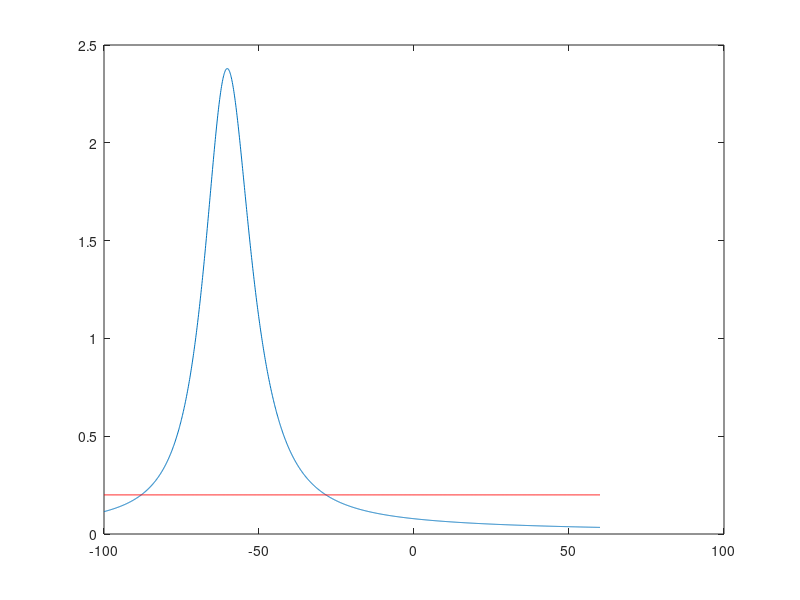
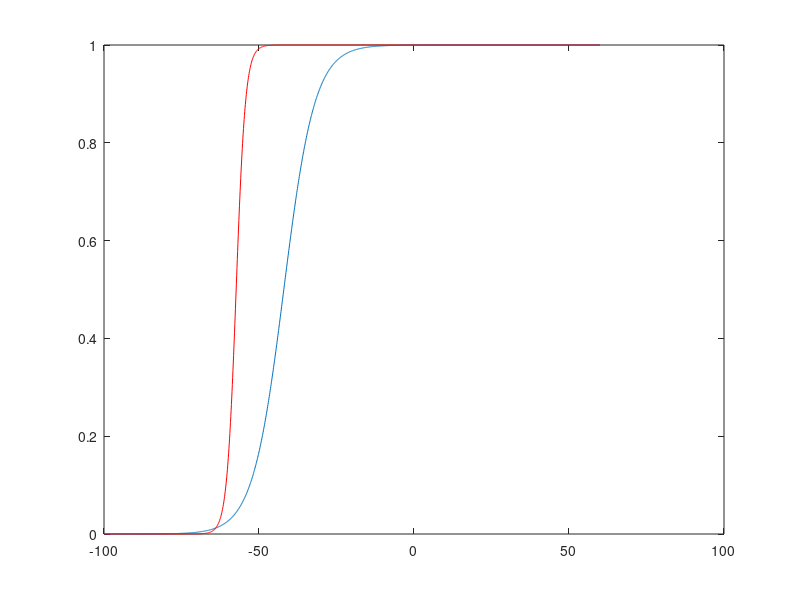

MATLAB code to generate these figures, in order:
function I_NaP
close all
v = -100:0.1:60;

tau_m = zeros(1,length(v));
for i = 1:length(v)
    %alpha = 0.182 * vtrap(v(i) + 25 +13, 9);
    alpha = 0.32 * vtrap(-66.58 - 6.13 - v(i), 4);
    %beta  = 0.124 * vtrap(-(v(i) + 25 +13), 9);
    beta = 0.28 * vtrap(39.58 + v(i) + 6.13, 5);
    tau_m(i) = 1 / (alpha + beta);
end

figure(1)
plot(v, tau_m)
hold on
plot(v, ones(1,length(v))*0.2, 'r')
hold off

m_inf = 1 ./ (1 + exp(-(v + 42) / 5));
m_inf2 = 1 ./ (1 + exp(-(v + 53.87 + 3.5) / 1.5));

figure(2)
plot(v, m_inf)
hold on
plot(v, m_inf2, 'r')
hold off
    
    
function [exponent] = vtrap(x, y)
if (abs(x/y) < 1e-6)
    exponent = y*(1 - x/y/2);
else
    exponent = x/(1 - exp(-x/y));
end